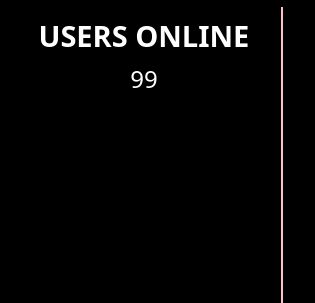
                  <widget class="QWidget" name="Chat_page">
                   <property name="styleSheet">
                    <string notr="true">background-color: black;
border: 0px;</string>
                   </property>
                   <layout class="QHBoxLayout" name="horizontalLayout_7">
                    <property name="spacing">
                     <number>7</number>
                    </property>
                    <property name="leftMargin">
                     <number>7</number>
                    </property>
                    <property name="topMargin">
                     <number>7</number>
                    </property>
                    <property name="rightMargin">
                     <number>0</number>
                    </property>
                    <property name="bottomMargin">
                     <number>0</number>
                    </property>
                    <item>
                     <widget class="QFrame" name="l">
                      <property name="minimumSize">
                       <size>
                        <width>200</width>
                        <height>0</height>
                       </size>
                      </property>
                      <property name="styleSheet">
                       <string notr="true">border: 0px;</string>
                      </property>
                      <property name="frameShape">
                       <enum>QFrame::StyledPanel</enum>
                      </property>
                      <property name="frameShadow">
                       <enum>QFrame::Raised</enum>
                      </property>
                      <layout class="QHBoxLayout" name="horizontalLayout_8">
                       <property name="spacing">
                        <number>0</number>
                       </property>
                       <property name="leftMargin">
                        <number>0</number>
                       </property>
                       <property name="topMargin">
                        <number>0</number>
                       </property>
                       <property name="rightMargin">
                        <number>0</number>
                       </property>
                       <property name="bottomMargin">
                        <number>0</number>
                       </property>
                       <item>
                        <widget class="QFrame" name="frame_4">
                         <property name="minimumSize">
                          <size>
                           <width>0</width>
                           <height>0</height>
                          </size>
                         </property>
                         <property name="maximumSize">
                          <size>
                           <width>400</width>
                           <height>16777215</height>
                          </size>
                         </property>
                         <property name="styleSheet">
                          <string notr="true">background-color: rgb(0, 0, 0);
border-right:2px solid rgb(255, 192, 203);</string>
                         </property>
                         <property name="frameShape">
                          <enum>QFrame::StyledPanel</enum>
                         </property>
                         <property name="frameShadow">
                          <enum>QFrame::Raised</enum>
                         </property>
                         <layout class="QVBoxLayout" name="verticalLayout_11">
                          <item>
                           <widget class="QLabel" name="label_5">
                            <property name="font">
                             <font>
                              <family>Segoe UI Black</family>
                              <pointsize>22</pointsize>
                              <weight>75</weight>
                              <bold>true</bold>
                             </font>
                            </property>
                            <property name="styleSheet">
                             <string notr="true">color: white;
background-color:transparent;
border:none;
</string>
                            </property>
                            <property name="frameShape">
                             <enum>QFrame::NoFrame</enum>
                            </property>
                            <property name="frameShadow">
                             <enum>QFrame::Plain</enum>
                            </property>
                            <property name="text">
                             <string>USERS ONLINE</string>
                            </property>
                            <property name="scaledContents">
                             <bool>false</bool>
                            </property>
                            <property name="alignment">
                             <set>Qt::AlignCenter</set>
                            </property>
                           </widget>
                          </item>
                          <item>
                           <widget class="QLabel" name="label_6">
                            <property name="font">
                             <font>
                              <family>Rage Italic</family>
                              <pointsize>18</pointsize>
                             </font>
                            </property>
                            <property name="styleSheet">
                             <string notr="true">color: white;
background-color:transparent;
border:none;
</string>
                            </property>
                            <property name="text">
                             <string>99</string>
                            </property>
                            <property name="alignment">
                             <set>Qt::AlignCenter</set>
                            </property>
                           </widget>
                          </item>
                          <item>
                           <widget class="QListWidget" name="listUsers">
                            <property name="font">
                             <font>
                              <family>Segoe UI Light</family>
                              <pointsize>16</pointsize>
                             </font>
                            </property>
                            <property name="layoutDirection">
                             <enum>Qt::LeftToRight</enum>
                            </property>
                            <property name="styleSheet">
                             <string notr="true">border: 0px;
color: pink;
text-color: pink;</string>
                            </property>
                           </widget>
                          </item>
                         </layout>
                        </widget>
                       </item>
                       <item>
                        <widget class="QFrame" name="frame_5">
                         <property name="minimumSize">
                          <size>
                           <width>0</width>
                           <height>0</height>
                          </size>
                         </property>
                         <property name="maximumSize">
                          <size>
                           <width>16777215</width>
                           <height>16777215</height>
                          </size>
                         </property>
                         <property name="styleSheet">
                          <string notr="true">background-color: rgb(0, 0, 0);</string>
                         </property>
                         <property name="frameShape">
                          <enum>QFrame::StyledPanel</enum>
                         </property>
                         <property name="frameShadow">
                          <enum>QFrame::Raised</enum>
                         </property>
                         <layout class="QVBoxLayout" name="verticalLayout_10">
                          <property name="spacing">
                           <number>0</number>
                          </property>
                          <property name="leftMargin">
                           <number>0</number>
                          </property>
                          <property name="topMargin">
                           <number>0</number>
                          </property>
                          <property name="rightMargin">
                           <number>0</number>
                          </property>
                          <property name="bottomMargin">
                           <number>0</number>
                          </property>
                          <item>
                           <widget class="QFrame" name="frame_6">
                            <property name="minimumSize">
                             <size>
                              <width>0</width>
                              <height>30</height>
                             </size>
                            </property>
                            <property name="maximumSize">
                             <size>
                              <width>16777215</width>
                              <height>16777215</height>
                             </size>
                            </property>
                            <property name="styleSheet">
                             <string notr="true"/>
                            </property>
                            <property name="frameShape">
                             <enum>QFrame::StyledPanel</enum>
                            </property>
                            <property name="frameShadow">
                             <enum>QFrame::Raised</enum>
                            </property>
                            <layout class="QHBoxLayout" name="horizontalLayout_9">
                             <property name="spacing">
                              <number>0</number>
                             </property>
                             <property name="leftMargin">
                              <number>0</number>
                             </property>
                             <property name="topMargin">
                              <number>0</number>
                             </property>
                             <property name="rightMargin">
                              <number>0</number>
                             </property>
                             <property name="bottomMargin">
                              <number>0</number>
                             </property>
                             <item>
                              <widget class="QFrame" name="frame_8">
                               <property name="maximumSize">
                                <size>
                                 <width>50</width>
                                 <height>30</height>
                                </size>
                               </property>
                               <property name="frameShape">
                                <enum>QFrame::StyledPanel</enum>
                               </property>
                               <property name="frameShadow">
                                <enum>QFrame::Raised</enum>
                               </property>
                               <layout class="QVBoxLayout" name="verticalLayout_12">
                                <property name="spacing">
                                 <number>0</number>
                                </property>
                                <property name="leftMargin">
                                 <number>0</number>
                                </property>
                                <property name="topMargin">
                                 <number>0</number>
                                </property>
                                <property name="rightMargin">
                                 <number>0</number>
                                </property>
                                <property name="bottomMargin">
                                 <number>0</number>
                                </property>
                                <item>
                                 <widget class="QPushButton" name="pushButton_2">
                                  <property name="styleSheet">
                                   <string notr="true">QPushButton {
	background-position: center;
	background-repeat: no-reperat;
	border: none;
	background-color: transparent;
}</string>
                                  </property>
                                  <property name="text">
                                   <string/>
                                  </property>
                                  <property name="icon">
                                   <iconset>
                                    <normaloff>m_left.png</normaloff>m_left.png</iconset>
                                  </property>
                                  <property name="iconSize">
                                   <size>
                                    <width>50</width>
                                    <height>50</height>
                                   </size>
                                  </property>
                                  <property name="shortcut">
                                   <string notr="true"/>
                                  </property>
                                 </widget>
                                </item>
                               </layout>
                              </widget>
                             </item>
                             <item>
                              <widget class="QFrame" name="frame_7">
                               <property name="frameShape">
                                <enum>QFrame::StyledPanel</enum>
                               </property>
                               <property name="frameShadow">
                                <enum>QFrame::Raised</enum>
                               </property>
                              </widget>
                             </item>
                            </layout>
                           </widget>
                          </item>
                          <item>
                           <widget class="QStackedWidget" name="stackedWidget_2">
                            <property name="minimumSize">
                             <size>
                              <width>0</width>
                              <height>0</height>
                             </size>
                            </property>
                            <property name="maximumSize">
                             <size>
                              <width>16777215</width>
                              <height>16777215</height>
                             </size>
                            </property>
                            <property name="contextMenuPolicy">
                             <enum>Qt::NoContextMenu</enum>
                            </property>
                           </widget>
                          </item>
                         </layout>
                        </widget>
                       </item>
                      </layout>
                     </widget>
                    </item>
                   </layout>
                  </widget>
